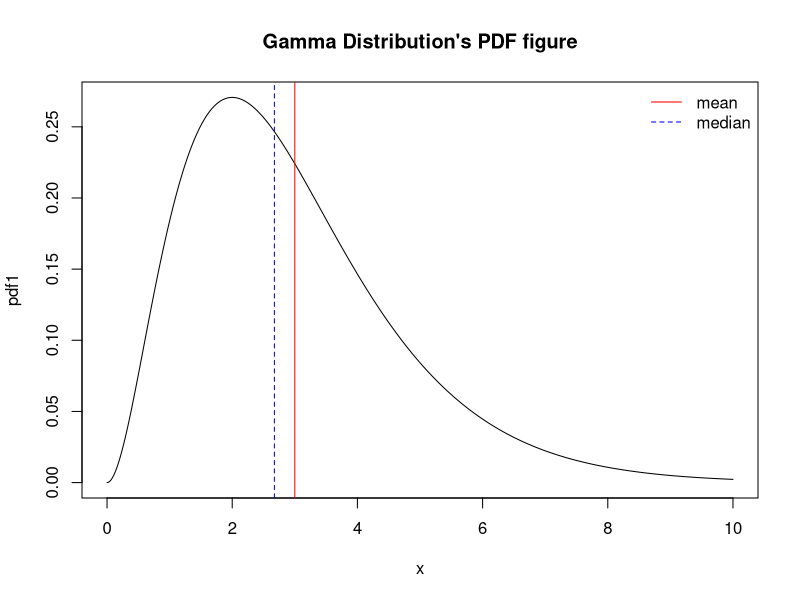
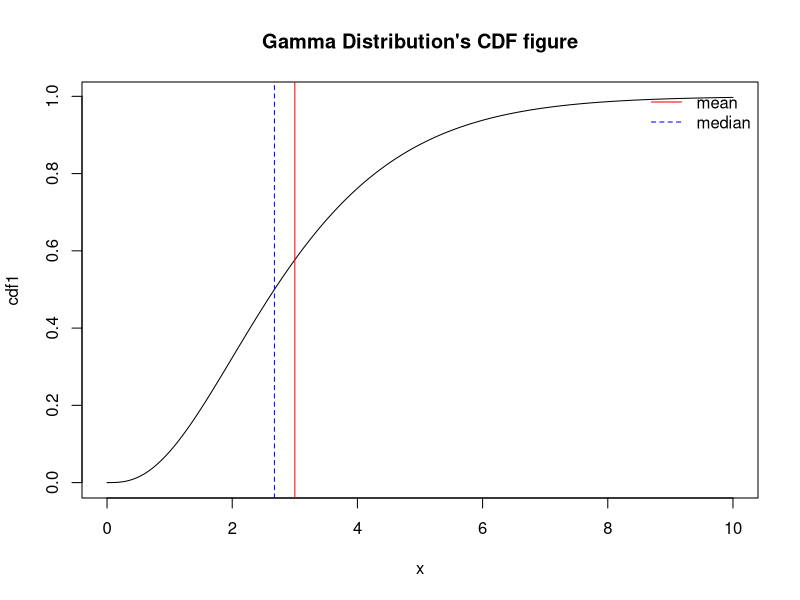
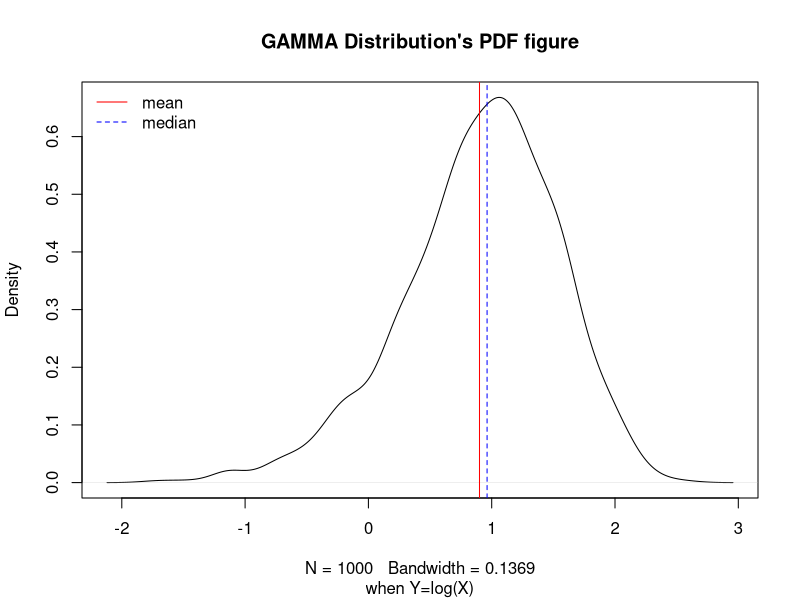
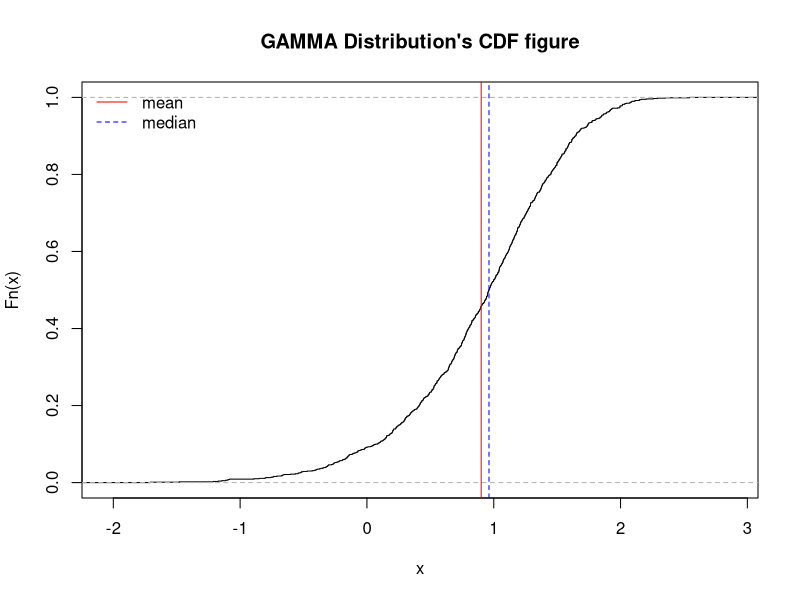
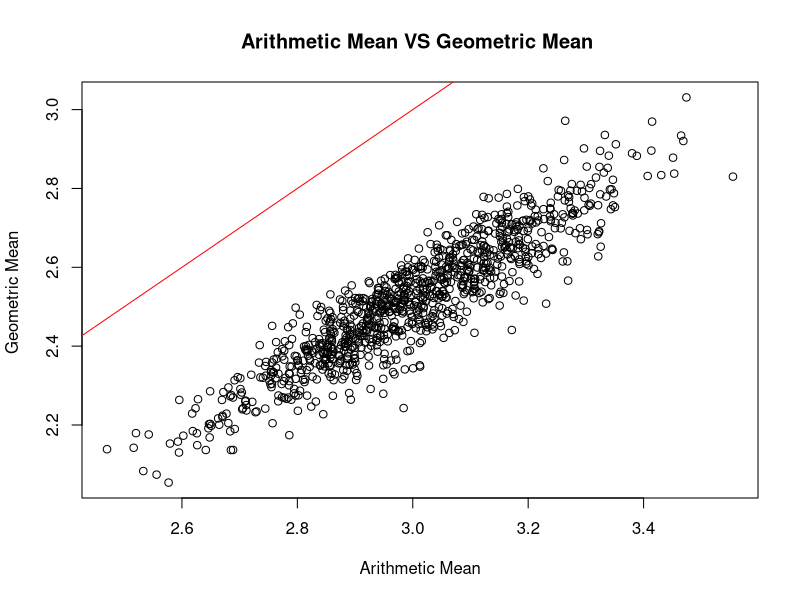
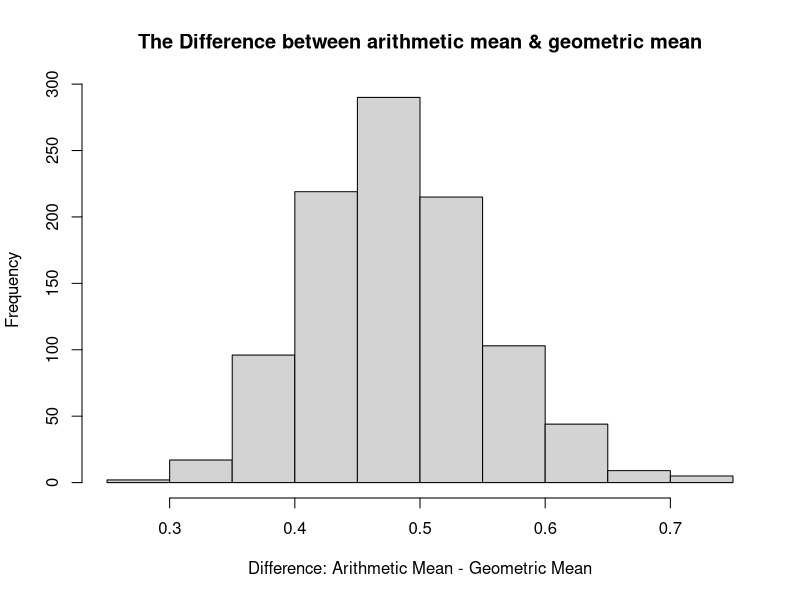
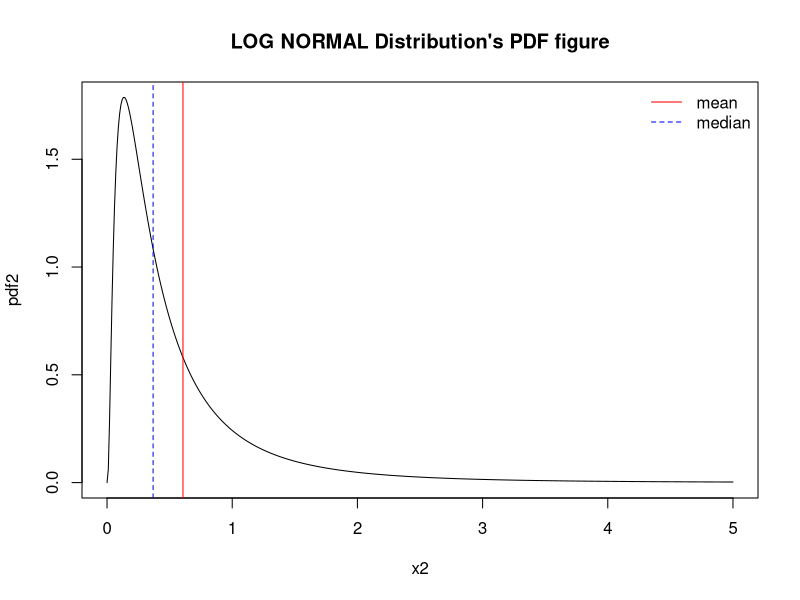
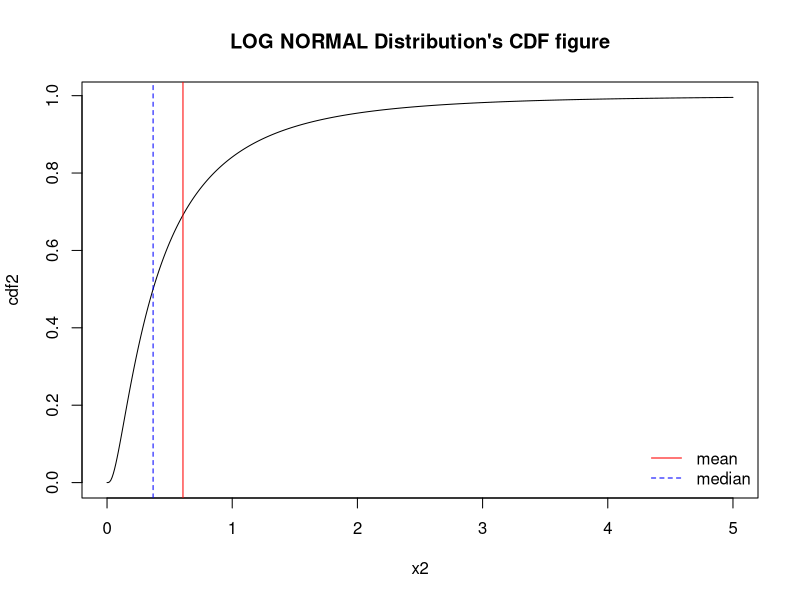

These charts were generated, in order, by the following R code:
## ---- chunk 1
x = seq(0, 10, by = 0.01)
mean1 <- 3*1
median1 <- qgamma(0.5,shape = 3, scale = 1)
## ---- chunk 2
pdf1 <- dgamma(x, shape = 3, scale = 1)

# plot pdf figure
plot(x,pdf1,main='Gamma Distribution\'s PDF figure',type='l')
abline(v=mean1,col='red') 
abline(v=median1,col='blue',lty=2)
legend("topright",c("mean","median"),col=c("red","blue"),lty=c(1,2),bty = "n")
## ---- chunk 3
cdf1 <- pgamma(x, shape = 3, scale = 1)

# plot cdf figure
plot(x,cdf1,main='Gamma Distribution\'s CDF figure',type='l')
abline(v=mean1,col='red') 
abline(v=median1,col='blue',lty=2)
legend("topright",c("mean","median"),col=c("red","blue"),lty=c(1,2),bty = "n")
## ---- chunk 4
gamma2<-function(times,shape, scale,title1,title2){
X <- rgamma(times,shape, scale)
Y <- log(X)
plot(density(Y),type='l',main=title1,sub='when Y=log(X)')
abline(v=mean(Y),col='red') 
abline(v=median(Y),col='blue',lty=2)
legend("topleft",c("mean","median"),col=c("red","blue"),lty=c(1,2),bty = "n")

plot(ecdf(Y),main=title2)
abline(v=mean(Y),col='red') 
abline(v=median(Y),col='blue',lty=2)
legend("topleft",c("mean","median"),col=c("red","blue"),lty=c(1,2),bty = "n")
}

gamma2(1000,3,1,title1='GAMMA Distribution\'s PDF figure',title2='GAMMA Distribution\'s CDF figure')
## ---- chunk 5
gamma34<-function(n,size,shape, scale){

x=as.data.frame(replicate(n,rgamma(size,shape, scale)))

# arithmetic mean & ge mean
ar_mean <- colMeans(x)
ge_mean <- exp(colMeans(log(x))) 

plot(x=ar_mean,y=ge_mean,main='Arithmetic Mean VS Geometric Mean ',xlab = "Arithmetic Mean",  ylab = "Geometric Mean ")
abline(0,1,col='red')

hist(ar_mean-ge_mean,main= 'The Difference between arithmetic mean & geometric mean',xlab='Difference: Arithmetic Mean - Geometric Mean')
}

gamma34(1000,size=100,shape = 3, scale = 1)
## ---- chunk 6
x2<-seq(0,5,0.01)
mean2<-exp(-1+1^2/2)
median2<-exp(-1)
## ---- chunk 7
pdf2 <- dlnorm(x2,-1,1)

plot(x2,pdf2,main='LOG NORMAL Distribution\'s PDF figure',type='l')
abline(v=mean2,col='red') 
abline(v=median2,col='blue',lty=2)
legend("topright",c("mean","median"),col=c("red","blue"),lty=c(1,2),bty = "n")
## ---- chunk 8
cdf2 <- plnorm(x2,-1,1)

plot(x2,cdf2,main='LOG NORMAL Distribution\'s CDF figure',type='l')
abline(v=mean2,col='red') 
abline(v=median2,col='blue',lty=2)
legend("bottomright",c("mean","median"),col=c("red","blue"),lty=c(1,2),bty = "n")
## ---- chunk 9
lnorm2<-function(times,μ,σ,title1,title2){
X <- rlnorm(times,μ,σ)
Y <- log(X)
plot(density(Y),type='l',main=title1,sub='when Y=log(X)')
abline(v=mean(Y),col='red') 
abline(v=median(Y),col='blue',lty=2)
legend("topleft",c("mean","median"),col=c("red","blue"),lty=c(1,2),bty = "n")

plot(ecdf(Y),main=title2)
abline(v=mean(Y),col='red') 
abline(v=median(Y),col='blue',lty=2)
legend("topleft",c("mean","median"),col=c("red","blue"),lty=c(1,2),bty = "n")
}

lnorm2(1000,-1,1,title1='Log NORMA Distribution\'s PDF figure',title2='Log NORMA Distribution\'s CDF figure')
## ---- chunk 10
lnorm34<-function(n,size,μ,σ){

x=as.data.frame(replicate(n,rlnorm(size,μ,σ)))

# arithmetic mean & ge mean
ar_mean <- colMeans(x)
ge_mean <- exp(colMeans(log(x))) 

plot(x=ar_mean,y=ge_mean,main='Arithmetic Mean VS Geometric Mean ',xlab = "Arithmetic Mean",  ylab = "Geometric Mean ")
abline(0,1,col='red')

hist(ar_mean-ge_mean,main= 'The Difference between arithmetic mean & geometric mean',xlab='Difference: Arithmetic Mean - Geometric Mean')
}

lnorm34(1000,size=100,μ=-1,σ=1)
## ---- chunk 11
x3 <- seq(-2,14,0.01)
mean3 <- (0+12)/2
median3 <-qunif(0.5,0,12)
## ---- chunk 12
pdf3 <- dunif(x3,0,12)

plot(x3,pdf3,main='UNIFORM Distribution\'s PDF figure',type='l')
abline(v=mean3,col='red') 
abline(v=median3,col='blue',lty=2)
legend("topright",c("mean","median"),col=c("red","blue"),lty=c(1,2),bty = "n")
## ---- chunk 13
cdf3 <- punif(x3,0,12)

plot(x3,cdf3,main='UNIFORM Distribution\'s CDF figure',type='l')
abline(v=mean3,col='red') 
abline(v=median3,col='blue',lty=2)
legend("bottomright",c("mean","median"),col=c("red","blue"),lty=c(1,2),bty = "n")
## ---- chunk 14
unif2<-function(times,a,b,title1,title2){
X <- runif(times,a,b)
Y <- log(X)
plot(density(Y),type='l',main=title1,sub='when Y=log(X)')
abline(v=mean(Y),col='red') 
abline(v=median(Y),col='blue',lty=2)
legend("topleft",c("mean","median"),col=c("red","blue"),lty=c(1,2),bty = "n")

plot(ecdf(Y),main=title2)
abline(v=mean(Y),col='red') 
abline(v=median(Y),col='blue',lty=2)
legend("topleft",c("mean","median"),col=c("red","blue"),lty=c(1,2),bty = "n")
}

unif2(1000,a=0,b=12,title1='UNIFORM Distribution\'s PDF figure',title2='UNIFORM Distribution\'s CDF figure')
## ---- chunk 15
unif34<-function(n,size,a,b){

x=as.data.frame(replicate(n,runif(size,a,b)))

# arithmetic mean & ge mean
ar_mean <- colMeans(x)
ge_mean <- exp(colMeans(log(x))) 

plot(x=ar_mean,y=ge_mean,main='Arithmetic Mean VS Geometric Mean ',xlab = "Arithmetic Mean",  ylab = "Geometric Mean ")
abline(0,1,col='red')

hist(ar_mean-ge_mean,main= 'The Difference between arithmetic mean & geometric mean',xlab='Difference: Arithmetic Mean - Geometric Mean')
}

unif34(1000,size=100,a=0,b=12)
## ---- chunk 16
ans2<- function(number,i){
  ar_mean = NA
  ge_mean = NA
  for (n in 1:i){
    X=sample(number,i,replace=T)
    ar_mean[n]=mean(X)
    ge_mean[n]=exp(mean(log(X)))
}
  unique(ifelse(ar_mean >=ge_mean ,"Prove","Unprove"))
}
ans2(1000,1000)
## ---- chunk 17
ans3<- function(number,i){
  mean_log = NA
  log_mean = NA
   diff=NA
  for (n in 1:i){
    X=sample(number,i,replace=T)
    mean_log[n]=mean(log(X))
    log_mean[n]=log(mean(X))
    diff[n]=mean_log[n]-log_mean[n]
}
  if (max(diff)<0){
    print('E[log(X)] is always smaller than log(E[X])')
  }
   if (min(diff)>0){
     print('E[log(X)] is always larger than log(E[X])')
   }
}
ans3(1000,1000)
